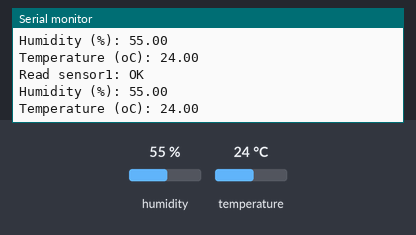
A sketch run on a simulated Arduino Uno, built with avr-gcc and run on an emulated ATmega328P. Shown: the last lines printed to the serial monitor. The inputs (shaded band) are chosen by the test bench; at power-on: humidity 55 %, temperature 24 °C.

Above: at 5.8 s.
5.9 s: humidity set to 22 %
At 10.5 s:
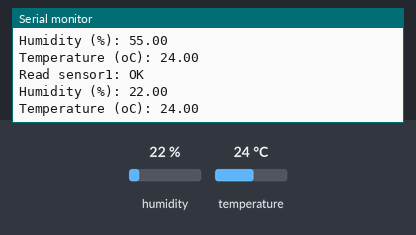
11.9 s: temperature set to 12 °C
At 16.4 s:
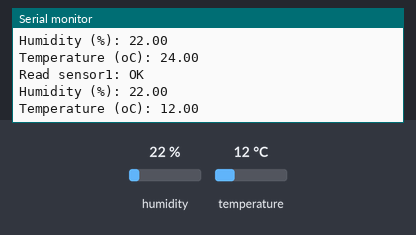
17.9 s: humidity set to 40 %
At 21.1 s:
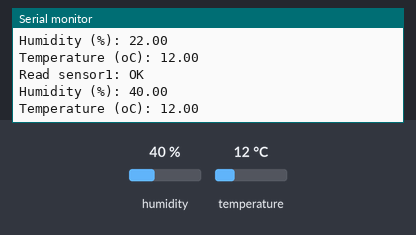
Timing chart, 0 to 22.6 s (numbered marks = the images above; inputs shaded):
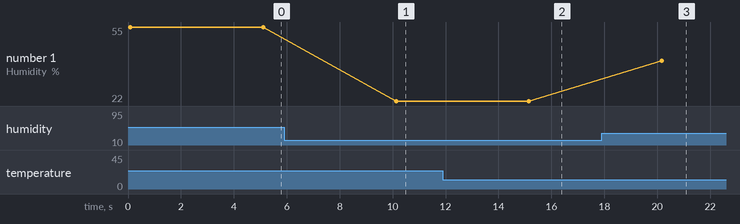

Measured:
- after the input at 5.9 s, the serial monitor: prints a new line after 4.2 s (image 1)
- after the input at 11.9 s, the serial monitor: prints a new line after 3.3 s (image 2)
- after the input at 17.9 s, the serial monitor: prints a new line after 2.3 s (image 3)
- plotted number 1: 55 → 22 after the input at 5.9 s, 22 → 40 after the input at 17.9 s

The sketch:

dht11demo.ino
```cpp
#include "dht11.h"

dht11 DHT11;

#define DHT11PIN1 2
//#define DHT11PIN2 3

void setup()
{
  Serial.begin(9600);
  Serial.print("MyGreem");
  Serial.println("DHT11 TEST PROGRAM ");
  Serial.print("LIBRARY VERSION: ");
  Serial.println(DHT11LIB_VERSION);
  Serial.println();
}

void loop()
{
  Serial.println("\n");

  int chk = DHT11.read(DHT11PIN1);

  Serial.print("Read sensor1: ");
  switch (chk)
  {
    case DHTLIB_OK:
                Serial.println("OK");
                break;
    case DHTLIB_ERROR_CHECKSUM:
                Serial.println("Checksum");
                break;
    case DHTLIB_ERROR_TIMEOUT:
                Serial.println("Time out error");
                break;
    default:
                Serial.println("Unknown error");
                break;
  }

  Serial.print("Humidity (%): ");
  Serial.println((float)DHT11.humidity, 2);

  Serial.print("Temperature (oC): ");
  Serial.println((float)DHT11.temperature, 2);

  Serial.println("\n");


  delay(5000);
}
```

dht11demo.c
```cpp
#include "dht11.h"

dht11 DHT11;

#define DHT11PIN1 2
//#define DHT11PIN2 3

void setup()
{
  Serial.begin(9600);
  Serial.print("MyGreem");
  Serial.println("DHT11 TEST PROGRAM ");
  Serial.print("LIBRARY VERSION: ");
  Serial.println(DHT11LIB_VERSION);
  Serial.println();
}

void loop()
{
  Serial.println("\n");

  int chk = DHT11.read(DHT11PIN1);

  Serial.print("Read sensor1: ");
  switch (chk)
  {
    case DHTLIB_OK:
                Serial.println("OK");
                break;
    case DHTLIB_ERROR_CHECKSUM:
                Serial.println("Checksum");
                break;
    case DHTLIB_ERROR_TIMEOUT:
                Serial.println("Time out error");
                break;
    default:
                Serial.println("Unknown error");
                break;
  }

  Serial.print("Humidity (%): ");
  Serial.println((float)DHT11.humidity, 2);

  Serial.print("Temperature (oC): ");
  Serial.println((float)DHT11.temperature, 2);

  Serial.println("\n");


  delay(5000);
}
```
